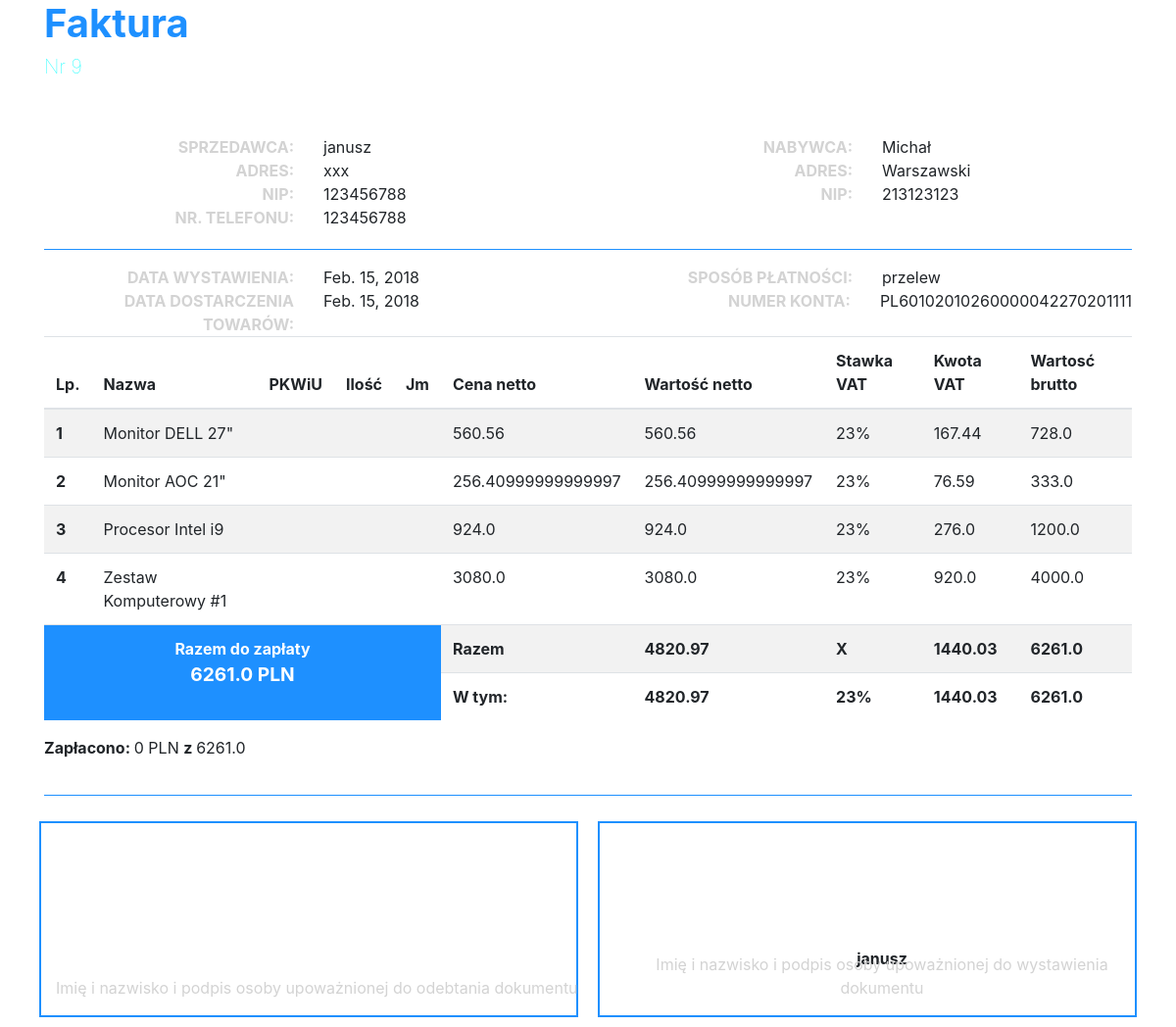
Screenshot of /show/9/ (signed in) with the database file from the repository.
### fakturownia/models.py (models this page shows, shortened)
class FV(models.Model):
    payments = (
        ('got', 'gotówka'),
        ('prz', 'przelew'),
        ('rat', 'raty')
    )
    client = models.CharField(max_length=50)
    address = models.CharField(max_length=100)
    nip = models.IntegerField(default=00000000000)
    fv_date = models.DateField(default=datetime.date.today)
    complete_date = models.DateField(default=datetime.date.today)
    payment_method = models.CharField(
        max_length=3,
        choices=payments,
        default='prz',
    )
    iban = IBANField()
    products = models.ManyToManyField(Product, blank=True)

class Profile(models.Model):
    user = models.OneToOneField(User, on_delete=models.CASCADE)
    seller_data = models.TextField(max_length=50, blank=False)
    address = models.CharField(max_length=80, blank=True)
    nip = models.CharField(max_length=11, unique=False)
    phonenumber = models.CharField(max_length=9, unique=False)

class Product(models.Model):
    name = models.CharField(max_length=120)
    price = models.FloatField(default=0)
    category = models.ManyToManyField(Category)
    def vat_value(self):
        return self.price * 0.23
    def vat(self):
        return "23%"
    def price_netto(self):
        return self.price - (self.price * 0.23)

### fakturownia/views.py (the view)
# urls.py: url(r'^show/(?P<fv_id>\w+)/$', views.detail, name='detail'),
@login_required(login_url='login/')
def detail(request, fv_id):
    fv = get_object_or_404(FV, pk=fv_id)
    suma = 0
    for item in fv.products.all():
        suma += item.price
    context = {
        'fv': fv,
        'suma': suma,
        'suma_netto': (suma - (suma * 0.23)),
        'suma_vat': suma * 0.23,
        'profile': User.objects.get(pk=request.user.id)
    }
    return render(request, 'fakturownia/show.html', context)

### fakturownia/templates/fakturownia/show.html (shortened to what this page needs)
{% load static %}
<!DOCTYPE html>
<html lang="pl">
<head>
    <link rel="stylesheet"
          href="https://maxcdn.bootstrapcdn.com/bootstrap/4.0.0/css/bootstrap.min.css"
    >
    <link rel="stylesheet"
          href="{% static 'fakturownia/fv.css' %}"
    >
</head>
<body>
    <div class="container">
        <h1 id="fv-header">Faktura</h1>
        <h5 id="fv-id">Nr {{ fv.id }}</h5>
        <div class="row">
            <div class="col-sm">
                <div class="row">
                    <div class="col-sm text-right fv-details-name">Sprzedawca: </div>
                    <div class="col-sm text-left  fv-details-val">{{ profile.profile.seller_data }}</div>
                </div>
                <div class="row">
                    <div class="col-sm text-right fv-details-name">Adres: </div>
                    <div class="col-sm text-left  fv-details-val">{{ profile.profile.address }}</div>
                </div>
                <div class="row">
                    <div class="col-sm text-right fv-details-name">NIP: </div>
                    <div class="col-sm text-left  fv-details-val">{{ profile.profile.nip }}</div>
                </div>
                <div class="row">
                    <div class="col-sm text-right fv-details-name">Nr. telefonu: </div>
                    <div class="col-sm text-left  fv-details-val">{{ profile.profile.phonenumber }}</div>
                </div>
            </div>
            <div class="col-sm">
                <div class="row">
                    <div class="col-sm text-right fv-details-name">Nabywca: </div>
                    <div class="col-sm text-left  fv-details-val">{{ fv.client }}</div>
                </div>
                <div class="row">
                    <div class="col-sm text-right fv-details-name">Adres: </div>
                    <div class="col-sm text-left  fv-details-val">{{ fv.address }}</div>
                </div>
                <div class="row">
                    <div class="col-sm text-right fv-details-name">NIP: </div>
                    <div class="col-sm text-left  fv-details-val">{{ fv.nip }}</div>
                </div>
            </div>
        </div>
        <p class="clearfix"></p>
        <div class="row">
            <div class="col-sm">
                <div class="row">
                    <div class="col-sm text-right fv-details-name">Data Wystawienia: </div>
                    <div class="col-sm text-left  fv-details-val">{{ fv.fv_date }}</div>
                </div>
                <div class="row">
                    <div class="col-sm text-right fv-details-name">Data Dostarczenia Towarów: </div>
                    <div class="col-sm text-left  fv-details-val">{{ fv.complete_date }}</div>
                </div>
            </div>
            <div class="col-sm">
                <div class="row">
                    <div class="col-sm text-right fv-details-name">Sposób płatności: </div>
                    <div class="col-sm text-left  fv-details-val">{{ fv.get_payment_method_display }}</div>
                </div>
                <div class="row">
                    <div class="col-sm text-right fv-details-name">Numer konta: </div>
                    <div class="col-sm text-left  fv-details-val">{{ fv.iban }}</div>
                </div>
            </div>
        </div>
        <table class="table table-striped">
          <thead>
            <tr>
              <th scope="col">Lp.</th>
              <th scope="col">Nazwa</th>
              <th scope="col">PKWiU</th>
              <th scope="col">Ilość</th>
              <th scope="col">Jm</th>
              <th scope="col">Cena netto</th>
              <th scope="col">Wartość netto</th>
              <th scope="col">Stawka VAT</th>
              <th scope="col">Kwota VAT</th>
              <th scope="col">Wartosć brutto</th>
            </tr>
          </thead>
          <tbody>
            {%  for item in fv.products.all %}
                <tr>
                    <th scope="row">{{ forloop.counter  }}</th>
                    <td>{{ item.name }}</td>
                    <td>{{ " " }}</td>
                    <td>{{ " " }}</td>
                    <td>{{ " " }}</td>
                    <td>{{ item.price_netto }}</td>
                    <td>{{ item.price_netto }}</td>
                    <td>{{ item.vat }}</td>
                    <td>{{ item.vat_value }}</td>
                    <td>{{ item.price }}</td>
                </tr>
            {% endfor %}
          <tr>
              <th colspan="5" rowspan="2" class="text-center sumed">Razem do zapłaty<br> <span>{{ suma }} PLN</span></th>
              <th> Razem</th>
              <th>{{ suma_netto }}</th>
              <th> X </th>
              <th> {{ suma_vat }} </th>
              <th> {{ suma }} </th>
          </tr>
          <tr>
              <th>W tym: </th>
              <th> {{ suma_netto }} </th>
              <th> 23% </th>
              <th> {{ suma_vat }} </th>
              <th> {{ suma }} </th>
          </tr>
          </tbody>
        </table>
    <div class="row">
        <div class="col-md">
            <p><span class="bolted">Zapłacono: </span>
            {% if fv.get_payment_method_display == 'gotówka' %}
                {{ suma }}
            {% else %}
                0
            {% endif %}
            PLN <span class="bolted"> z </span> {{ suma }}
            </p>
        </div>
    </div>
    <p class="clearfix"></p>
    <div class="row">
        <div class="col-md receiver" >
            <p class="tip">Imię i nazwisko i podpis osoby upoważnionej do odebtania dokumentu</p>
        </div>
        <div class="col-md signer">
            <p class="sign">{{ profile.profile.seller_data }}</p>
            <p class="tip">Imię i nazwisko i podpis osoby upoważnionej do wystawienia dokumentu</p>
        </div>
    </div>
    </div>
</body>
</html>

### fakturownia/static/fakturownia/fv.css (style rules this page uses)
#fv-header { color: dodgerblue; font-weight: bolder; }
#fv-id { color: aqua; font-weight: lighter; padding-bottom: 50px; }
.clearfix { border-bottom: dodgerblue 1px solid; margin-top: 20px; }
.fv-details-name { text-transform: uppercase; color: lightgrey; font-weight: bolder; }
table { border-collapse: collapse; }
.sumed { background-color: dodgerblue; color: white; }
.sumed > span { font-size: larger; }
span.bolted { font-weight: bold; }
div.receiver, div.signer { height: 200px; border: dodgerblue 2px solid; margin: 10px; }
div.signer, div.signer > span { position:relative; text-align: center; }
div.signer > p.tip, div.receiver > p.tip { width: 100%; position:absolute; bottom:0px; }
div.signer > p.sign { width: 100%; position:absolute; bottom:30px; }
p.tip { color: lightgrey; }
p.sign { font-weight: bold; }

### rows the page displays
FV: id "9", client "Michał", address "Warszawski", nip "213123123", fv_date "Feb. 15, 2018", complete_date "Feb. 15, 2018", payment_method "przelew", iban "PL60102010260000042270201111"
Product: name "Monitor DELL 27\"", price_netto "560.56", vat "23%", vat_value "167.44", price "728.0"
Product: name "Monitor AOC 21\"", price_netto "256.40999999999997", vat "23%", vat_value "76.59", price "333.0"
Product: name "Procesor Intel i9", price_netto "924.0", vat "23%", vat_value "276.0", price "1200.0"
Product: name "Zestaw Komputerowy #1", price_netto "3080.0", vat "23%", vat_value "920.0", price "4000.0"

### other values shown
{{ profile.profile.seller_data }} "janusz"
{{ profile.profile.address }} "xxx"
{{ profile.profile.nip }} "123456788"
{{ profile.profile.phonenumber }} "123456788"
{{ suma }} "6261.0"
{{ suma_netto }} "4820.97"
{{ suma_vat }} "1440.03"
